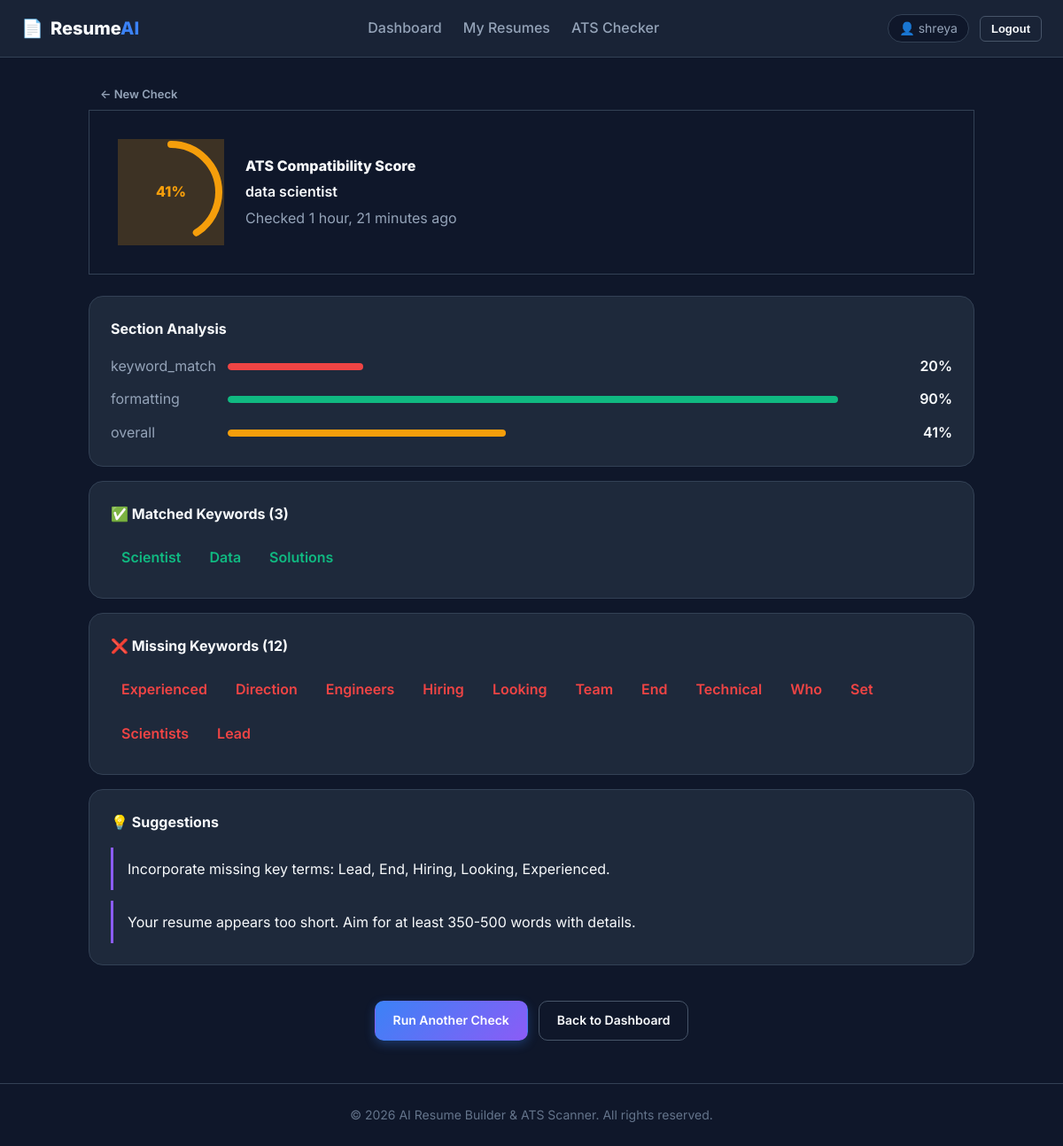
/ats/result/2/ (signed in), run on the app's committed database.
### ats/models.py (models this page shows, shortened)
class ATSResult(models.Model):
    user = models.ForeignKey(User, on_delete=models.CASCADE, related_name='ats_results')
    resume_title = models.CharField(max_length=200, blank=True)
    job_title = models.CharField(max_length=200, blank=True)
    score = models.IntegerField(default=0)
    matched_keywords = models.TextField(default='[]')
    missing_keywords = models.TextField(default='[]')
    suggestions = models.TextField(default='[]')
    section_scores = models.TextField(default='{}')
    resume_text = models.TextField(blank=True)
    job_description = models.TextField(blank=True)
    created_at = models.DateTimeField(auto_now_add=True)
    class Meta:
        ordering = ['-created_at']
    def get_matched_keywords(self):
        try:
            return json.loads(self.matched_keywords)
        except (json.JSONDecodeError, TypeError):
            return []
    def get_missing_keywords(self):
        try:
            return json.loads(self.missing_keywords)
        except (json.JSONDecodeError, TypeError):
            return []
    def get_suggestions(self):
        try:
            return json.loads(self.suggestions)
        except (json.JSONDecodeError, TypeError):
            return []
    def get_section_scores(self):
        try:
            return json.loads(self.section_scores)
        except (json.JSONDecodeError, TypeError):
            return {}

### ats/views.py (the view)
# urls.py: path('result/<int:pk>/', views.ats_result_detail, name='ats_result_detail'),
@login_required
def ats_result_detail(request, pk):
    result = get_object_or_404(ATSResult, pk=pk, user=request.user)
    context = {
        'result': result,
        'matched': result.get_matched_keywords(),
        'missing': result.get_missing_keywords(),
        'suggestions': result.get_suggestions(),
        'section_scores': result.get_section_scores(),
    }
    return render(request, 'ats/result.html', context)

### templates/ats/result.html (shortened to what this page needs)
{% extends 'base.html' %}
{% load static %}
{% block extra_css %}
<link rel="stylesheet" href="{% static 'css/ats.css' %}">
{% endblock %}
{% block content %}
<div class="page-container">
    <div class="page-header">
        <div>
            <a href="{% url 'ats_checker' %}" class="btn btn-ghost btn-sm">← New Check</a>
        </div>
    </div>
    <div class="ats-result-hero" id="ats-result-hero">
        <div class="score-ring {% if result.score >= 70 %}score-high{% elif result.score >= 40 %}score-mid{% else %}score-low{% endif %}"
             id="score-ring">
            <svg viewBox="0 0 120 120" class="score-svg">
                <circle cx="60" cy="60" r="54" class="score-bg" />
                <circle cx="60" cy="60" r="54" class="score-fill"
                        style="--score: {{ result.score }}" />
            </svg>
            <span class="score-value">{{ result.score }}%</span>
        </div>
        <div class="score-info">
            <h1>ATS Compatibility Score</h1>
            {% if result.job_title %}<p class="score-job">{{ result.job_title }}</p>{% endif %}
            <p class="score-date">Checked {{ result.created_at|timesince }} ago</p>
        </div>
    </div>
    {% if section_scores %}
    <div class="result-card" id="section-scores-card">
        <h2>Section Analysis</h2>
        <div class="section-bars">
            {% for section, score in section_scores.items %}
            <div class="section-bar-row">
                <span class="section-label">{{ section }}</span>
                <div class="section-bar">
                    <div class="section-bar-fill {% if score >= 70 %}bar-high{% elif score >= 40 %}bar-mid{% else %}bar-low{% endif %}"
                         style="width: {{ score }}%"></div>
                </div>
                <span class="section-percent">{{ score }}%</span>
            </div>
            {% endfor %}
        </div>
    </div>
    {% endif %}
    {% if matched %}
    <div class="result-card" id="matched-keywords-card">
        <h2>✅ Matched Keywords ({{ matched|length }})</h2>
        <div class="keyword-tags">
            {% for kw in matched %}
            <span class="keyword-tag tag-matched">{{ kw }}</span>
            {% endfor %}
        </div>
    </div>
    {% endif %}
    {% if missing %}
    <div class="result-card" id="missing-keywords-card">
        <h2>❌ Missing Keywords ({{ missing|length }})</h2>
        <div class="keyword-tags">
            {% for kw in missing %}
            <span class="keyword-tag tag-missing">{{ kw }}</span>
            {% endfor %}
        </div>
    </div>
    {% endif %}
    {% if suggestions %}
    <div class="result-card" id="suggestions-card">
        <h2>💡 Suggestions</h2>
        <ul class="suggestions-list">
            {% for s in suggestions %}
            <li>{{ s }}</li>
            {% endfor %}
        </ul>
    </div>
    {% endif %}
    <div class="result-footer">
        <a href="{% url 'ats_checker' %}" class="btn btn-primary" id="run-another-check">Run Another Check</a>
        <a href="{% url 'dashboard' %}" class="btn btn-outline" id="back-to-dashboard">Back to Dashboard</a>
    </div>
</div>
{% endblock %}

### templates/base.html (shortened to what this page needs)
{% load static %}
<!DOCTYPE html>
<html lang="en">
<head>
    <link rel="stylesheet" href="{% static 'css/style.css' %}">
    {% block extra_css %}{% endblock %}
</head>
<body>
    <header class="app-header">
        <div class="nav-container">
            <a href="{% url 'home' %}" class="brand-logo">
                <span class="logo-icon">📄</span>
                <span class="logo-text">Resume<span class="highlight">AI</span></span>
            </a>
            <nav class="nav-menu" id="nav-menu">
                {% if user.is_authenticated %}
                    <a href="{% url 'dashboard' %}" class="nav-link">Dashboard</a>
                    <a href="{% url 'resume_list' %}" class="nav-link">My Resumes</a>
                    <a href="{% url 'ats_checker' %}" class="nav-link">ATS Checker</a>
                {% endif %}
            </nav>
            <div class="nav-actions">
                {% if user.is_authenticated %}
                    <span class="user-badge">👤 {{ user.username }}</span>
                    <form action="{% url 'logout' %}" method="post" style="display: inline;">
                        <button type="submit" class="btn btn-outline btn-sm">Logout</button>
                    </form>
                {% else %}
                    <a href="{% url 'login' %}" class="btn btn-ghost btn-sm">Login</a>
                    <a href="{% url 'register' %}" class="btn btn-primary btn-sm">Register</a>
                {% endif %}
            </div>
        </div>
    </header>
    <main class="main-content">
        {% block content %}{% endblock %}
    </main>
    <footer class="app-footer">
        <div class="footer-container">
            <p>&copy; 2026 AI Resume Builder & ATS Scanner. All rights reserved.</p>
        </div>
    </footer>
</body>
</html>

### static/css/style.css (style rules this page uses)
:root { --font-family: 'Inter', system-ui, -apple-system, sans-serif; --clr-bg: #0f172a; --clr-bg-alt: #1e293b; --clr-surface: #1e293b; --clr-surface-glass: rgba(30, 41, 59, 0.75); --clr-border: #334155; --clr-border-light: #475569; --clr-text: #f8fafc; --clr-text-muted: #94a3b8; --clr-text-dim: #64748b; --clr-primary: #3b82f6; --clr-primary-hover: #2563eb; --clr-primary-light: rgba(59, 130, 246, 0.15); --clr-accent: #8b5cf6; --clr-accent-hover: #7c3aed; --clr-success: #10b981; --clr-warning: #f59e0b; --clr-danger: #ef4444; --shadow-sm: 0 1px 2px rgba(0, 0, 0, 0.3); --shadow-md: 0 4px 6px -1px rgba(0, 0, 0, 0.4), 0 2px 4px -1px rgba(0, 0, 0, 0.2); --shadow-lg: 0 10px 15px -3px rgba(0, 0, 0, 0.5), 0 4px 6px -2px rgba(0, 0, 0, 0.3); --radius-sm: 6px; --radius-md: 10px; --radius-lg: 16px; --radius-full: 9999px; --sp-1: 0.25rem; --sp-2: 0.5rem; --sp-3: 0.75rem; --sp-4: 1rem; --sp-5: 1.25rem; --sp-6: 1.5rem; --sp-8: 2rem; --sp-10: 2.5rem; }
* { box-sizing: border-box; margin: 0; padding: 0; }
body { font-family: var(--font-family); background-color: var(--clr-bg); color: var(--clr-text); line-height: 1.6; min-height: 100vh; display: flex; flex-direction: column; }
a { color: var(--clr-primary); text-decoration: none; transition: color 0.2s; }
.app-header { position: sticky; top: 0; z-index: 100; background: var(--clr-surface-glass); backdrop-filter: blur(12px); -webkit-backdrop-filter: blur(12px); border-bottom: 1px solid var(--clr-border); }
.nav-container { max-width: 1200px; margin: 0 auto; padding: var(--sp-4) var(--sp-6); display: flex; align-items: center; justify-content: space-between; }
.brand-logo { display: flex; align-items: center; gap: var(--sp-2); font-size: 1.25rem; font-weight: 800; color: var(--clr-text); }
.brand-logo .highlight { color: var(--clr-primary); }
.nav-menu { display: flex; gap: var(--sp-6); }
.nav-link { color: var(--clr-text-muted); font-weight: 500; transition: color 0.2s; }
.nav-actions { display: flex; align-items: center; gap: var(--sp-3); }
.user-badge { font-size: 0.875rem; color: var(--clr-text-muted); background: var(--clr-bg); padding: var(--sp-1) var(--sp-3); border-radius: var(--radius-full); border: 1px solid var(--clr-border); }
.main-content { flex: 1; max-width: 1200px; width: 100%; margin: 0 auto; padding: var(--sp-6); }
.page-container { max-width: 1000px; margin: 0 auto; }
.btn { display: inline-flex; align-items: center; justify-content: center; gap: var(--sp-2); padding: 0.625rem 1.25rem; font-size: 0.875rem; font-weight: 600; border-radius: var(--radius-md); border: 1px solid transparent; cursor: pointer; transition: all 0.2s ease; text-decoration: none; }
.btn-primary { background: linear-gradient(135deg, var(--clr-primary), var(--clr-accent)); color: #fff; box-shadow: 0 4px 12px rgba(59, 130, 246, 0.3); }
.btn-outline { background: transparent; border-color: var(--clr-border-light); color: var(--clr-text); }
.btn-ghost { background: transparent; color: var(--clr-text-muted); }
.btn-sm { padding: 0.375rem 0.75rem; font-size: 0.8125rem; border-radius: var(--radius-sm); }
.score-mid { background: rgba(245, 158, 11, 0.2); color: #fbbf24; }
.app-footer { border-top: 1px solid var(--clr-border); padding: var(--sp-6); text-align: center; font-size: 0.875rem; color: var(--clr-text-dim); margin-top: auto; }

### data on the page
ATSResult: score "41", job_title "data scientist", created_at "1 hour, 21 minutes"

### other printed values
{{ user.username }} "shreya"
{{ section }} "keyword_match" "formatting" "overall"
{{ score }} "20" "90" "41"
{{ matched|length }} "3"
{{ kw }} "Scientist" "Data" "Solutions"
{{ missing|length }} "12"
{{ kw }} "Experienced" "Direction" "Engineers" "Hiring" "Looking" "Team" "End" "Technical" "Who" "Set" "Scientists" "Lead"
{{ s }} "Incorporate missing key terms: Lead, End, Hiring, Looking, Experienced." "Your resume appears too short. Aim for at least 350-500 words with details."
